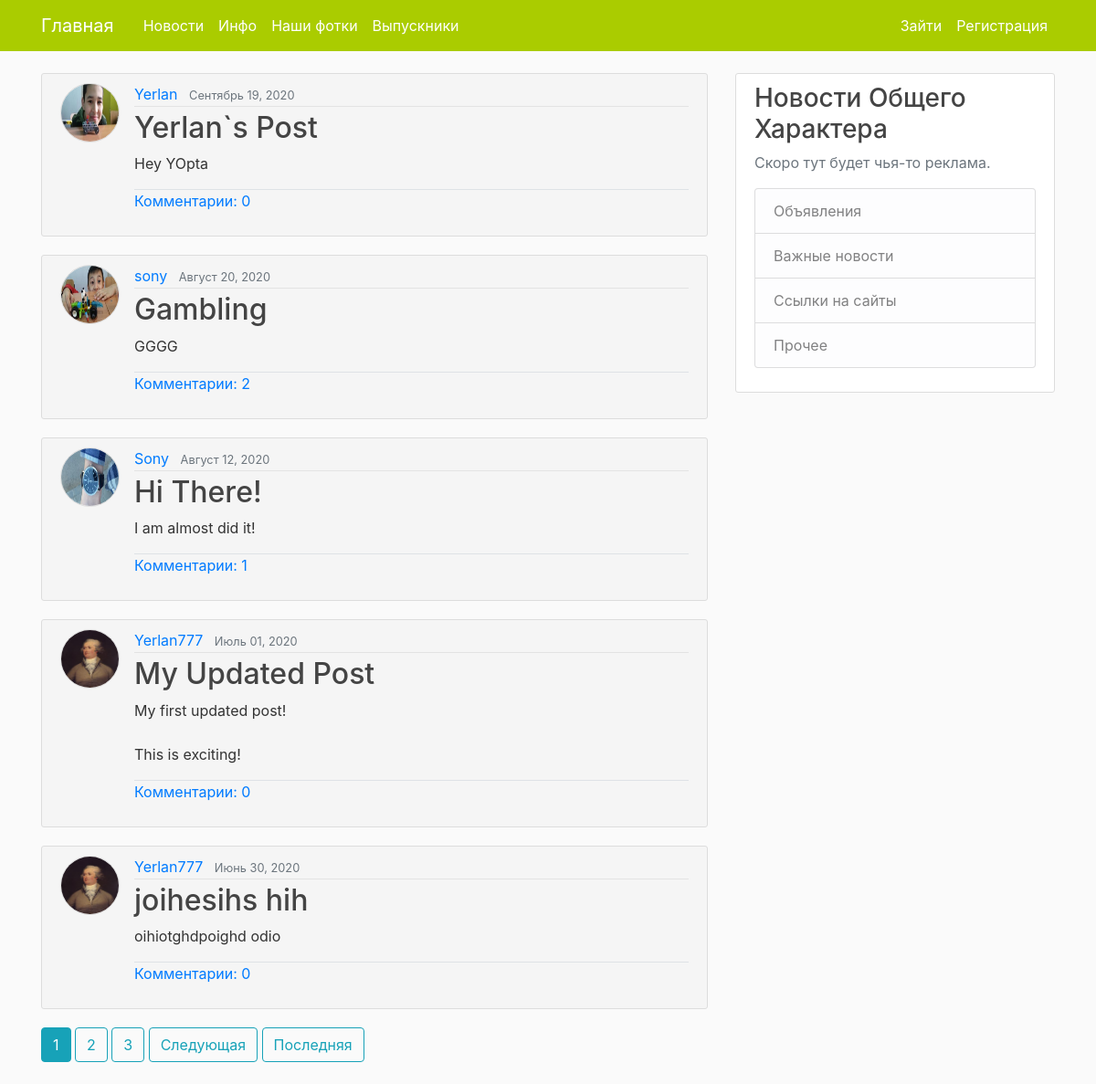
The app's page /, older data.
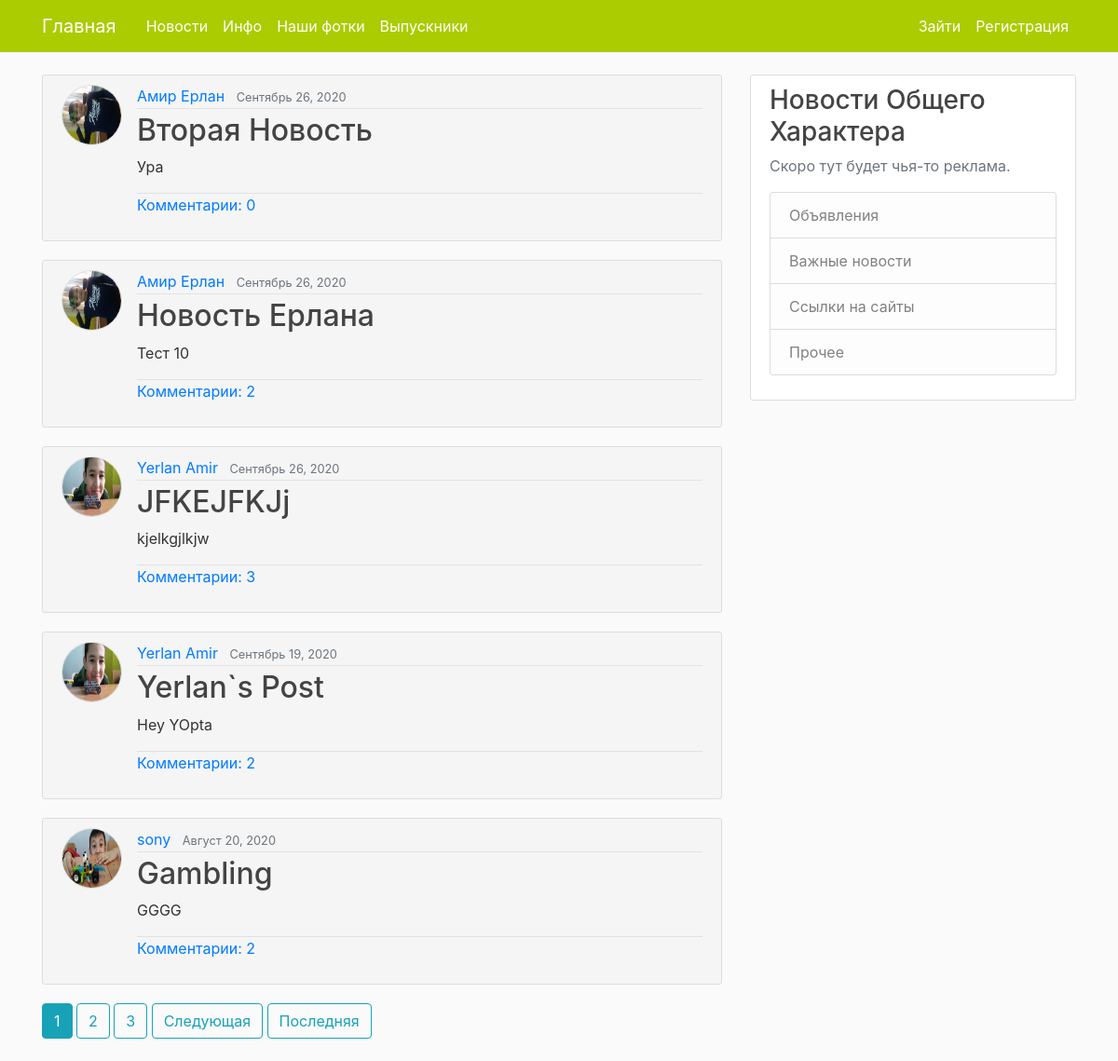
The same page, newer data.
### BlogApp/models.py (models this page shows, shortened)
class Post(models.Model):
    title = models.CharField('Заголовок', max_length=100)
    content = models.TextField('Содержание')
    date_posted = models.DateTimeField(default=timezone.now)
    author = models.ForeignKey(User, on_delete=models.CASCADE)

### users/models.py (models this page shows, shortened)
class Profile(models.Model):
    user = models.OneToOneField(User, on_delete=models.CASCADE)
    image = models.ImageField(default="default.jpg", upload_to="profile_pics")
    nickname = models.CharField(max_length=100, null=True, blank=True)
    birthday = models.DateField(null=True, blank=True)
    cap = models.BooleanField(null=True, blank=True)

### BlogApp/views.py (the view)
# urls.py: path('', PostListView.as_view(), name="blog-home"),
class PostListView(ListView):
    model = Post
    template_name = "BlogApp/home.html" # <app>/<model>_<viewtype>.html
    context_object_name = "posts"
    ordering = ["-date_posted"]
    paginate_by = 5

### users/templatetags/name_filter.py (called while the page is built)
@register.filter(name='cutter')
@stringfilter
def cutter(value):
    return value.replace('_', ' ')

### BlogApp/templates/BlogApp/home.html (shortened to what this page needs)
{% extends "BlogApp/base.html" %}
{% load name_filter %}
{% load l10n %}
{% block content %}
    {% for post in posts %}
            <article class="media content-section" style="background-color:#f5f5f5;">
                <img class="rounded-circle article-img" src="{{ post.author.profile.image.url }}" style="border:solid #dddddd 1px;">
              <div class="media-body">
                <div class="article-metadata">
                  <a class="mr-2" href="{% url 'user-posts' post.author.username %}">{{ post.author|cutter }}</a>
                  <small class="text-muted">{{ post.date_posted|date:"F d, Y" }}</small>
                </div>
                <h2><a class="article-title" href="{% url 'post-detail' post.id %}">{{ post.title }}</a></h2>
                <p class="article-content">{{ post.content }}</p>
                <p class="article-content border-top"><a href="{% url 'post-detail' post.id %}">Комментарии: {{ post.commentsonpost_set.count }}</a></p>
              </div>
            </article>
    {% endfor %}
    {% if is_paginated %}
    {% for num in page_obj.paginator.page_range %}
        {% if page_obj.number == num %}
          <a class="btn btn-info mb-4" href="?page={{ num }}">{{ num }}</a>
        {% elif num > page_obj.number|add:"-3" and  num < page_obj.number|add:"3"  %}
          <a class="btn btn-outline-info mb-4" href="?page={{ num }}">{{ num }}</a>
        {% endif %}
    {% endfor %}
    {% if page_obj.has_next %}
      <a class="btn btn-outline-info mb-4" href="?page={{ page_obj.next_page_number}}">Следующая</a>
      <a class="btn btn-outline-info mb-4" href="?page={{ page_obj.paginator.num_pages }}">Последняя</a>
    {% endif %}
    {% endif %}
{% endblock content %}

Row changes from the older to the newer data that the page shows:
no longer on this page (row unchanged): Post: author.profile.image (picture), author "Sony", date_posted "Август 12, 2020", title "Hi There!", content "I am almost did it!", commentsonpost_set.count "1"
no longer on this page (row unchanged): Post: author.profile.image (picture), author "Yerlan777", date_posted "Июль 01, 2020", title "My Updated Post", content "My first updated post! This is exciting!", commentsonpost_set.count "0"
no longer on this page (row unchanged): Post: author.profile.image (picture), author "Yerlan777", date_posted "Июнь 30, 2020", title "joihesihs hih", content "oihiotghdpoighd odio", commentsonpost_set.count "0"
added Post: author.profile.image (picture), author "Амир Ерлан", date_posted "Сентябрь 26, 2020", title "Вторая Новость", content "Ура", commentsonpost_set.count "0"
added Post: author.profile.image (picture), author "Амир Ерлан", date_posted "Сентябрь 26, 2020", title "Новость Ерлана", content "Тест 10", commentsonpost_set.count "2"
added Post: author.profile.image (picture), author "Yerlan Amir", date_posted "Сентябрь 26, 2020", title "JFKEJFKJj", content "kjelkgjlkjw", commentsonpost_set.count "3"
changed through a linked row, Post "Yerlan`s Post": author "Yerlan" → "Yerlan Amir"; commentsonpost_set.count "0" → "2"
